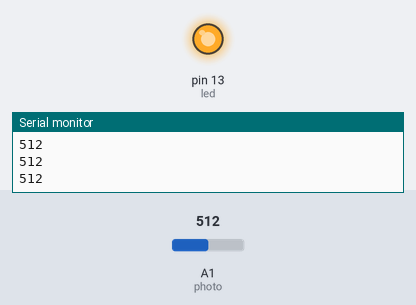
Bench run of a sketch on a simulated Arduino Uno, built with avr-gcc and run on an emulated ATmega328P. On the bench: output pins drawn as LEDs (lit = HIGH), the last lines printed to the serial monitor. The test bench sets the inputs (shaded band); at power-on: A1 (photo) = 512.

Above: at 1.2 s.
1.3 s: A1 (photo) set to 543
2.8 s: A1 (photo) set to 568
At 3.6 s:
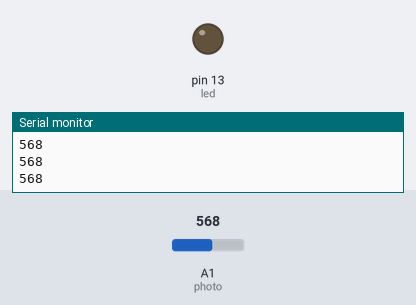
4.3 s: A1 (photo) set to 540
At 4.9 s:
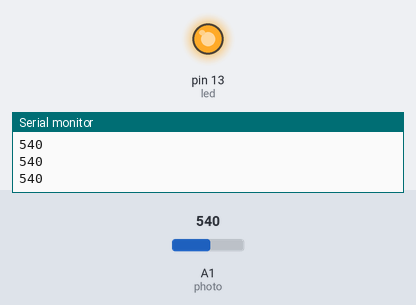
5.8 s: A1 (photo) set to 560
At 6.2 s:
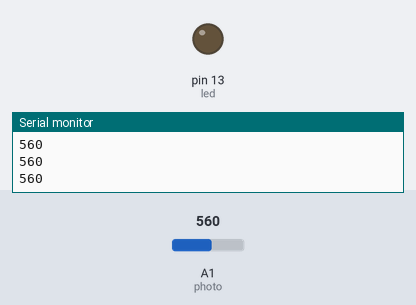
Timing chart, 0 to 8.3 s (numbered marks = the images above; inputs shaded):
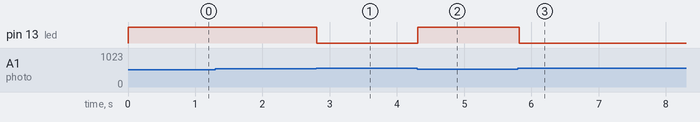

The sketch:

Auto_Lights_V1.ino
```cpp
// PROJECT BY DhruvProjects : https://github.com/DhruvsProjects
int photo = A1; //Attaching the photoresistor to pin A1
int led = 13; //Attaching the built-in led to pin 13 (LED_BUILTIN can also be used)
void setup() {
  // put your setup code here, to run once:
  Serial.begin(9600); //Starting Serial communication
  pinMode(photo, INPUT); //Declaring pin A1 as an input
  pinMode(led, OUTPUT); //Declaring the built-in LED as an output
}

void loop() {
  // put your main code here, to run repeatedly:
  int lightValue = analogRead(photo); //Using AnalogRead to recieve data from the photoresistor
  Serial.println(lightValue); //Displaying readings on serial monitor
  if (lightValue <= 550) {
    digitalWrite(led, HIGH); // If light levels fall below a certain threshold, the built-in LED will be turned on

  } else {
    digitalWrite(led, LOW); // If light levels go above a certain threshold, the built-in LED will be turned off
  }
  delay(100); //short delay for stability
}
```

Measured:
- the behaviour switches between 550 and 551 on A1 (photo) (found by bisection; images 0 and 1)
- after the input at 2.8 s, pin 13 (led): HIGH → LOW at once
- after the input at 4.3 s, pin 13 (led): LOW → HIGH at once
- after the input at 5.8 s, pin 13 (led): HIGH → LOW at once
